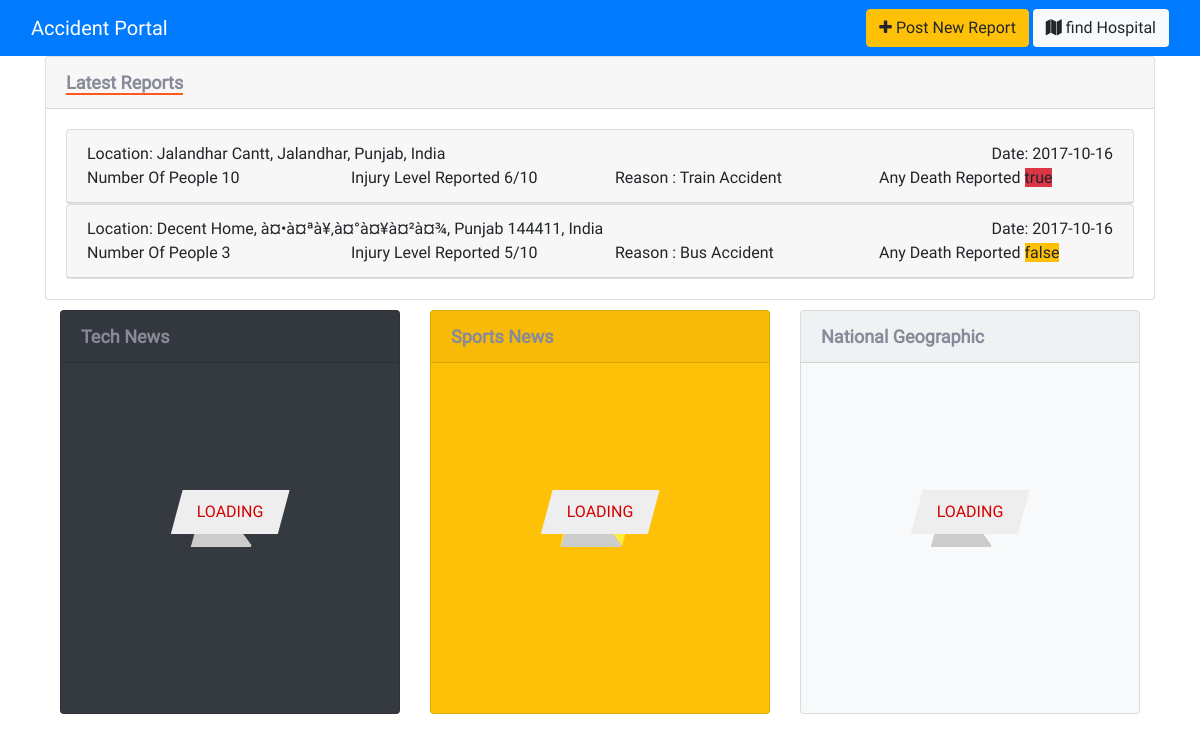
The page / on the database its author committed.
### tables this page shows
CREATE TABLE `incident` (
  `id` int(11) NOT NULL,
  `location` varchar(128) NOT NULL,
  `number_of_person` int(3) NOT NULL,
  `injury_level` int(11) NOT NULL,
  `reason_accident` text NOT NULL,
  `any_death` varchar(10) NOT NULL,
  `reporting_person` varchar(128) NOT NULL,
  `reporting_phone` varchar(10) NOT NULL,
  `date` date NOT NULL DEFAULT '2010-07-16'
);

### view/getData.php (the view, shortened to what this page needs)
<?php
$sql="select * from incident";
	$res=mysql_query($sql);
	while($data=mysql_fetch_array($res)){
		?>
              <div class="card ">
                <div class="card-header">
                  <?php  echo "Location: " .$data['location'] . "<span class='pull-right'>Date: ".$data['date'] ."</span>" ;
                    ?>
                    <div class="row">
                        <div class="col-lg-3">
                        Number Of People
                        <?php echo $data['number_of_person'];?>
                        </div>
                        <div class="col-lg-3">
                        Injury Level Reported
                        <?php   echo $data['injury_level']
                        ?>/10
                        </div>
                        <div class="col-lg-3">
                        Reason :
                            <?php echo $data['reason_accident']; ?>
                        </div>
                        <div class="col-lg-3">
                        Any Death Reported
                        <?php
                        $flag="";
                        if($data['any_death']=='true')
                        {
                            $flag="bg-danger";
                        }
                        else{
                            $flag="bg-warning";
                        }
                        ?>
                        <span class="<?php echo $flag; ?>"><?php
                        echo $data['any_death'];
                        ?></span>
                        </div>
                    </div>
                </div>
              </div>
		<?php
	}
?>

### index.php (shortened to what this page needs)
<?php
if(isset($_REQUEST['view'])){
    $url=$_REQUEST['view'];
    $pageReq= "view/".$url.".php";
    checkFileExist($pageReq);
}
else if(isset($_REQUEST['h']))
{
    $url=$_REQUEST['h'];
    $pageReq="hospital/".$url.".php";
    checkFileExist($pageReq);
}
else if (isset($_REQUEST['admin']))
{
    $url=$_REQUEST['admin'];
    $pageReq="admin/".$url.".php";
    checkFileExist($pageReq);
}
else{
    require_once "view/home.php";
}
?>

### view/header.php (shortened to what this page needs)
<html>
<head>
    <link href="css/bootstrap.min.css" rel="stylesheet">
    <link href="css/font.css" rel="stylesheet">
    <link href="css/style.css" rel="stylesheet">
    <link href="https://maxcdn.bootstrapcdn.com/font-awesome/4.7.0/css/font-awesome.min.css" rel="stylesheet">
</head>
<body>
<nav class="navbar  navbar-light bg-primary">
    <div class="container-fluid">
        <a class="navbar-brand text-white" href="./">Accident Portal</a>
        <div class="justify-content-between">
            <a class="btn btn-warning btn-raised " href="?view=newReport"><i class="fa fa-plus"></i> Post New Report  </a>
            <a href="?view=hospitalFinder" class="btn bg-light btn-raised"><i class="fa fa-map"></i> find Hospital</a>
        </div>
    </div>
</nav>

### view/home.php
<?php
require_once "view/header.php";
?>
<section class="container">
    <div class="card height-60">
    <div class="card-header">
    <span class="header-text bottom-border-header-text">Latest Reports</span>
    </div>
    <div class="card-body div-scroll">
    <?php
    include "getData.php";
    ?>
    </div>
    </div>
</section>
<div class="custom-container margin-top-10">
<div class="row margin-bottom-10">
    <div class="col-lg-4">
        <div class="card bg-dark white-text">
            <div class="card-header">
                <span class="header-text">
                Tech News
                </span>
            </div>
            <div class="card-body div-scroll news-box " id="news1">
            <div class="container-banner">
  <div class="banner hide" id="news1banner">
    LOADING
    <div class="banner-left"></div>
    <div class="banner-right"></div>
  </div>
</div>
            </div>
        </div>
    </div>
    <div class="col-lg-4">
    <div class="card bg-warning">
            <div class="card-header">
                <span class="header-text">
                Sports News
                </span>
            </div>
            <div class="card-body div-scroll news-box " id="news2">
            <div class="container-banner">
  <div class="banner hide" id="news2banner">
    LOADING
    <div class="banner-left"></div>
    <div class="banner-right"></div>
  </div>
</div>
            </div>
        </div>
    </div>
    <div class="col-lg-4">
    <div class="card bg-light">
            <div class="card-header">
                <span class="header-text">
                National Geographic
                </span>
            </div>
            <div class="card-body div-scroll news-box " id="news3">
            <div class="container-banner">
  <div class="banner hide" id="news3banner">
    LOADING
    <div class="banner-left"></div>
    <div class="banner-right"></div>
  </div>
</div>
            </div>
        </div>
    </div>
</div>
</div>
<?php
require_once "view/footer.php";
?>

### view/footer.php (shortened to what this page needs)
</body>
</html>

### css/style.css (style rules this page uses)
* { font-family: 'Roboto', sans-serif; }
.margin-top-10 { margin-top: 10px; }
.margin-bottom-10 { margin-bottom: 10px; }
.header-text { font-size: 18px; font-weight: 600; color: #888999; }
.white-text { color: #ffffff !important; }
.height-60 { max-height: 60%; }
.bottom-border-header-text { border-bottom: 2px solid #ff5722; }
.custom-container { max-width: 90%; margin-left: auto; margin-right: auto; }
.div-scroll { overflow-y: scroll; overflow-x: hidden; }
.news-box { height: 350px !important; }
.container-banner { position: absolute; top: 50%; left: 50%; transform: translate(-50%, -50%); }
.banner { color: #d50000; position: relative; padding: 10px 20px; animation: loader 1s cubic-bezier(0.5, 0.1, 0.15, 1) alternate infinite; }
.banner::before { content: ''; width: 100%; height: 100%; position: absolute; z-index: -1; top: 0; left: 0; transform: skewX(-15deg); background-color: #eee; }
.banner-left, .banner-right { width: 60px; height: 100%; position: absolute; z-index: -2; bottom: -30%; transform: skewX(-15deg); background-color: #ccc; }
.banner-left { animation: sub-banner-left 1s cubic-bezier(0.5, 0.1, 0.15, 1) alternate infinite; }
.banner-right { animation: sub-banner-right 1s cubic-bezier(0.5, 0.1, 0.15, 1) alternate infinite; }
.banner-left::before, .banner-right::before { content: ''; width: 0; height: 0; position: absolute; top: -1px; border: 22px solid; border-color: transparent; }
#news1banner .banner-left::before { left: -1px; border-left-color: #343a40!important; }
#news1banner .banner-right::before { right: -1px; border-right-color: #343a40!important; }
#news2banner .banner-left::before { left: -1px; border-left-color: #ffeb3b!important; }
#news2banner .banner-right::before { right: -1px; border-right-color: #ffeb3b !important; }
#news3banner .banner-left::before { left: -1px; border-left-color: #f8f9fa !important; }
#news3banner .banner-right::before { right: -1px; border-right-color: #f8f9fa !important; }

### rows shown on the page
incident: location "Jalandhar Cantt, Jalandhar, Punjab, India", date "2017-10-16", number_of_person "10", injury_level "6", reason_accident "Train Accident", any_death "true"
incident: location "Decent Home, à¤•à¤ªà¥‚à¤°à¤¥à¤²à¤¾, Punjab 144411, India", date "2017-10-16", number_of_person "3", injury_level "5", reason_accident "Bus Accident", any_death "false"
